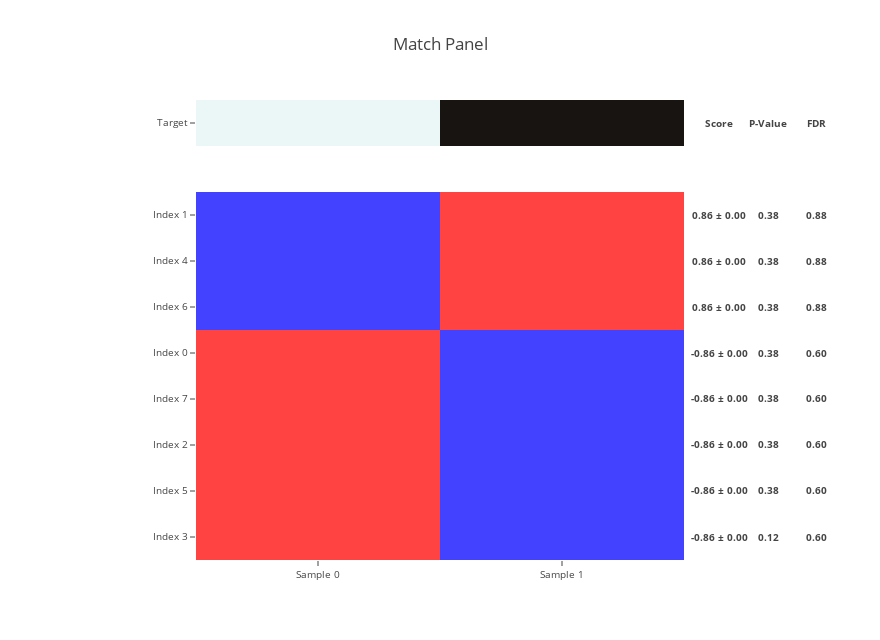
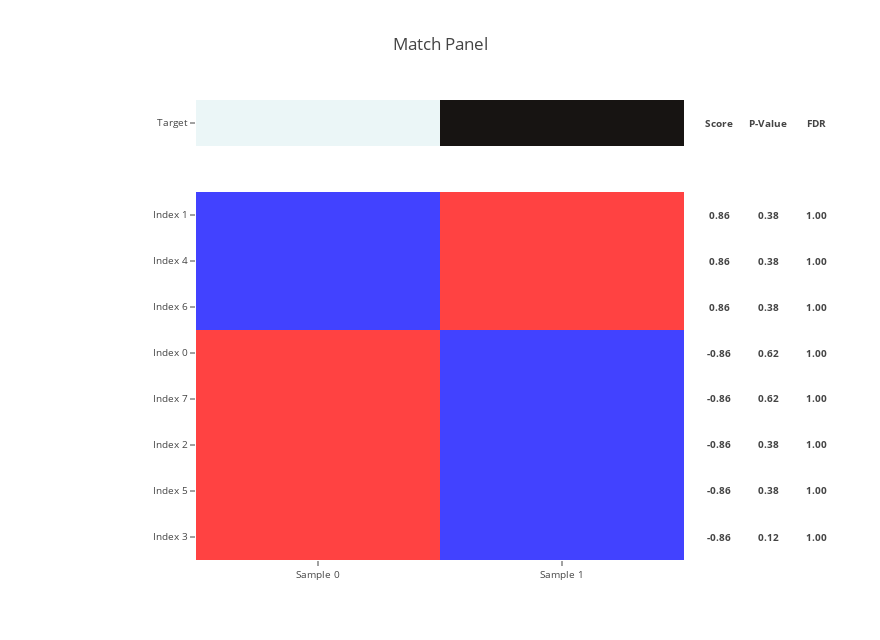
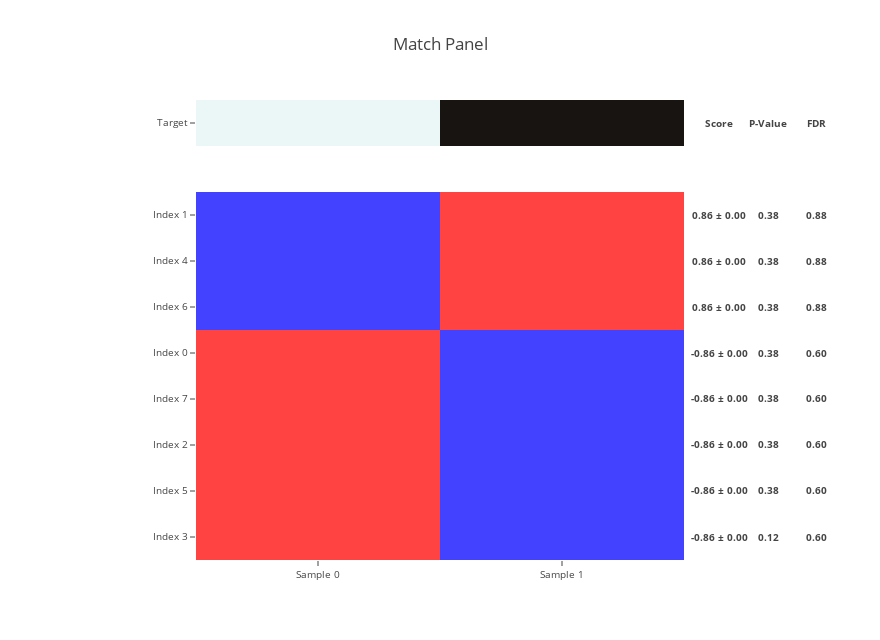

Notebook source saved alongside these figures, in order:
### Code cell
import pandas as pd


target = [
    0,
    2,
]

target = pd.Series(
    target, 
    name='Target',
    index=('Sample {}'.format(i) for i in range(len(target))),
)

n_row = 8

features = pd.DataFrame(
    np.random.random_sample(size=(
        n_row,
        target.size,
    )),
    index=('Index {}'.format(i) for i in range(n_row)),
    columns=target.index,
)

for random_seed in range(3):

    score_moe_p_value_fdr = make_match_panel(
        target,
        features,
        n_sampling=2,
        n_permutation=1,
        random_seed=random_seed,
        target_type='binary',
    )

### Figure 1 — Plotly figure (JSON) as saved in the notebook; plotly's stock layout.template omitted (floating-point values rounded to 4 significant figures; data arrays with more than 128 entries replaced by an {"elided": "..."} marker saying what was removed)
{"data": [{"colorscale": [[0, "#ebf6f7"], [1, "#171412"]], "showscale": false, "text": [["Sample 0", "Sample 1"]], "type": "heatmap", "uid": "4af55790-e053-4a20-8bd8-6b3aeb25071f", "x": ["Sample 0", "Sample 1"], "y": ["Target"], "yaxis": "y2", "z": [[0, 2]]}, {"colorscale": {"elided": "256x2 mixed values"}, "showscale": false, "type": "heatmap", "uid": "2a926a16-6379-426f-a688-4166f0157a78", "x": ["Sample 0", "Sample 1"], "y": ["Index 3", "Index 5", "Index 2", "Index 7", "Index 0", "Index 6", "Index 4", "Index 1"], "yaxis": "y", "z": [[1.0, -1.0], [1, -1], [1, -1], [1, -1], [1.0, -1.0], [-1, 1], [-1, 1], [-1, 1]], "zmax": 1.0, "zmin": -1.0}], "layout": {"annotations": [{"font": {"size": 9.6}, "showarrow": false, "text": "<b>Score</b>", "width": 64, "x": 1.002, "xanchor": "left", "xref": "paper", "y": 0.95, "yanchor": "middle", "yref": "paper"}, {"font": {"size": 9.6}, "showarrow": false, "text": "<b>0.86 ± 0.00</b>", "width": 64, "x": 1.002, "xanchor": "left", "xref": "paper", "y": 0.75, "yanchor": "middle", "yref": "paper"}, {"font": {"size": 9.6}, "showarrow": false, "text": "<b>0.86 ± 0.00</b>", "width": 64, "x": 1.002, "xanchor": "left", "xref": "paper", "y": 0.65, "yanchor": "middle", "yref": "paper"}, {"font": {"size": 9.6}, "showarrow": false, "text": "<b>0.86 ± 0.00</b>", "width": 64, "x": 1.002, "xanchor": "left", "xref": "paper", "y": 0.55, "yanchor": "middle", "yref": "paper"}, {"font": {"size": 9.6}, "showarrow": false, "text": "<b>-0.86 ± 0.00</b>", "width": 64, "x": 1.002, "xanchor": "left", "xref": "paper", "y": 0.45, "yanchor": "middle", "yref": "paper"}, {"font": {"size": 9.6}, "showarrow": false, "text": "<b>-0.86 ± 0.00</b>", "width": 64, "x": 1.002, "xanchor": "left", "xref": "paper", "y": 0.35, "yanchor": "middle", "yref": "paper"}, {"font": {"size": 9.6}, "showarrow": false, "text": "<b>-0.86 ± 0.00</b>", "width": 64, "x": 1.002, "xanchor": "left", "xref": "paper", "y": 0.25, "yanchor": "middle", "yref": "paper"}, {"font": {"size": 9.6}, "showarrow": false, "text": "<b>-0.86 ± 0.00</b>", "width": 64, "x": 1.002, "xanchor": "left", "xref": "paper", "y": 0.15, "yanchor": "middle", "yref": "paper"}, {"font": {"size": 9.6}, "showarrow": false, "text": "<b>-0.86 ± 0.00</b>", "width": 64, "x": 1.002, "xanchor": "left", "xref": "paper", "y": 0.05, "yanchor": "middle", "yref": "paper"}, {"font": {"size": 9.6}, "showarrow": false, "text": "<b>P-Value</b>", "width": 64, "x": 1.102, "xanchor": "left", "xref": "paper", "y": 0.95, "yanchor": "middle", "yref": "paper"}, {"font": {"size": 9.6}, "showarrow": false, "text": "<b>0.38</b>", "width": 64, "x": 1.102, "xanchor": "left", "xref": "paper", "y": 0.75, "yanchor": "middle", "yref": "paper"}, {"font": {"size": 9.6}, "showarrow": false, "text": "<b>0.38</b>", "width": 64, "x": 1.102, "xanchor": "left", "xref": "paper", "y": 0.65, "yanchor": "middle", "yref": "paper"}, {"font": {"size": 9.6}, "showarrow": false, "text": "<b>0.38</b>", "width": 64, "x": 1.102, "xanchor": "left", "xref": "paper", "y": 0.55, "yanchor": "middle", "yref": "paper"}, {"font": {"size": 9.6}, "showarrow": false, "text": "<b>0.38</b>", "width": 64, "x": 1.102, "xanchor": "left", "xref": "paper", "y": 0.45, "yanchor": "middle", "yref": "paper"}, {"font": {"size": 9.6}, "showarrow": false, "text": "<b>0.38</b>", "width": 64, "x": 1.102, "xanchor": "left", "xref": "paper", "y": 0.35, "yanchor": "middle", "yref": "paper"}, {"font": {"size": 9.6}, "showarrow": false, "text": "<b>0.38</b>", "width": 64, "x": 1.102, "xanchor": "left", "xref": "paper", "y": 0.25, "yanchor": "middle", "yref": "paper"}, {"font": {"size": 9.6}, "showarrow": false, "text": "<b>0.38</b>", "width": 64, "x": 1.102, "xanchor": "left", "xref": "paper", "y": 0.15, "yanchor": "middle", "yref": "paper"}, {"font": {"size": 9.6}, "showarrow": false, "text": "<b>0.12</b>", "width": 64, "x": 1.102, "xanchor": "left", "xref": "paper", "y": 0.05, "yanchor": "middle", "yref": "paper"}, {"font": {"size": 9.6}, "showarrow": false, "text": "<b>FDR</b>", "width": 64, "x": 1.202, "xanchor": "left", "xref": "paper", "y": 0.95, "yanchor": "middle", "yref": "paper"}, {"font": {"size": 9.6}, "showarrow": false, "text": "<b>0.88</b>", "width": 64, "x": 1.202, "xanchor": "left", "xref": "paper", "y": 0.75, "yanchor": "middle", "yref": "paper"}, {"font": {"size": 9.6}, "showarrow": false, "text": "<b>0.88</b>", "width": 64, "x": 1.202, "xanchor": "left", "xref": "paper", "y": 0.65, "yanchor": "middle", "yref": "paper"}, {"font": {"size": 9.6}, "showarrow": false, "text": "<b>0.88</b>", "width": 64, "x": 1.202, "xanchor": "left", "xref": "paper", "y": 0.55, "yanchor": "middle", "yref": "paper"}, {"font": {"size": 9.6}, "showarrow": false, "text": "<b>0.60</b>", "width": 64, "x": 1.202, "xanchor": "left", "xref": "paper", "y": 0.45, "yanchor": "middle", "yref": "paper"}, {"font": {"size": 9.6}, "showarrow": false, "text": "<b>0.60</b>", "width": 64, "x": 1.202, "xanchor": "left", "xref": "paper", "y": 0.35, "yanchor": "middle", "yref": "paper"}, {"font": {"size": 9.6}, "showarrow": false, "text": "<b>0.60</b>", "width": 64, "x": 1.202, "xanchor": "left", "xref": "paper", "y": 0.25, "yanchor": "middle", "yref": "paper"}, {"font": {"size": 9.6}, "showarrow": false, "text": "<b>0.60</b>", "width": 64, "x": 1.202, "xanchor": "left", "xref": "paper", "y": 0.15, "yanchor": "middle", "yref": "paper"}, {"font": {"size": 9.6}, "showarrow": false, "text": "<b>0.60</b>", "width": 64, "x": 1.202, "xanchor": "left", "xref": "paper", "y": 0.05, "yanchor": "middle", "yref": "paper"}], "height": 640, "margin": {"l": 196, "r": 196}, "title": "Match Panel", "width": 880, "xaxis": {"anchor": "y", "tickfont": {"size": 9.6}}, "yaxis": {"domain": [0, 0.8], "dtick": 1, "tickfont": {"size": 9.6}}, "yaxis2": {"domain": [0.9, 1], "tickfont": {"size": 9.6}}}}

### Figure 2 — Plotly figure (JSON) as saved in the notebook; plotly's stock layout.template omitted (floating-point values rounded to 4 significant figures; data arrays with more than 128 entries replaced by an {"elided": "..."} marker saying what was removed)
{"data": [{"colorscale": [[0, "#ebf6f7"], [1, "#171412"]], "showscale": false, "text": [["Sample 0", "Sample 1"]], "type": "heatmap", "uid": "07874348-7200-4aca-b6ba-e69000b00531", "x": ["Sample 0", "Sample 1"], "y": ["Target"], "yaxis": "y2", "z": [[0, 2]]}, {"colorscale": {"elided": "256x2 mixed values"}, "showscale": false, "type": "heatmap", "uid": "47b2b22f-ec7f-46d0-89b9-48401c6b94cf", "x": ["Sample 0", "Sample 1"], "y": ["Index 3", "Index 5", "Index 2", "Index 7", "Index 0", "Index 6", "Index 4", "Index 1"], "yaxis": "y", "z": [[1.0, -1.0], [1, -1], [1, -1], [1, -1], [1.0, -1.0], [-1, 1], [-1, 1], [-1, 1]], "zmax": 1.0, "zmin": -1.0}], "layout": {"annotations": [{"font": {"size": 9.6}, "showarrow": false, "text": "<b>Score</b>", "width": 64, "x": 1.002, "xanchor": "left", "xref": "paper", "y": 0.95, "yanchor": "middle", "yref": "paper"}, {"font": {"size": 9.6}, "showarrow": false, "text": "<b>0.86</b>", "width": 64, "x": 1.002, "xanchor": "left", "xref": "paper", "y": 0.75, "yanchor": "middle", "yref": "paper"}, {"font": {"size": 9.6}, "showarrow": false, "text": "<b>0.86</b>", "width": 64, "x": 1.002, "xanchor": "left", "xref": "paper", "y": 0.65, "yanchor": "middle", "yref": "paper"}, {"font": {"size": 9.6}, "showarrow": false, "text": "<b>0.86</b>", "width": 64, "x": 1.002, "xanchor": "left", "xref": "paper", "y": 0.55, "yanchor": "middle", "yref": "paper"}, {"font": {"size": 9.6}, "showarrow": false, "text": "<b>-0.86</b>", "width": 64, "x": 1.002, "xanchor": "left", "xref": "paper", "y": 0.45, "yanchor": "middle", "yref": "paper"}, {"font": {"size": 9.6}, "showarrow": false, "text": "<b>-0.86</b>", "width": 64, "x": 1.002, "xanchor": "left", "xref": "paper", "y": 0.35, "yanchor": "middle", "yref": "paper"}, {"font": {"size": 9.6}, "showarrow": false, "text": "<b>-0.86</b>", "width": 64, "x": 1.002, "xanchor": "left", "xref": "paper", "y": 0.25, "yanchor": "middle", "yref": "paper"}, {"font": {"size": 9.6}, "showarrow": false, "text": "<b>-0.86</b>", "width": 64, "x": 1.002, "xanchor": "left", "xref": "paper", "y": 0.15, "yanchor": "middle", "yref": "paper"}, {"font": {"size": 9.6}, "showarrow": false, "text": "<b>-0.86</b>", "width": 64, "x": 1.002, "xanchor": "left", "xref": "paper", "y": 0.05, "yanchor": "middle", "yref": "paper"}, {"font": {"size": 9.6}, "showarrow": false, "text": "<b>P-Value</b>", "width": 64, "x": 1.102, "xanchor": "left", "xref": "paper", "y": 0.95, "yanchor": "middle", "yref": "paper"}, {"font": {"size": 9.6}, "showarrow": false, "text": "<b>0.38</b>", "width": 64, "x": 1.102, "xanchor": "left", "xref": "paper", "y": 0.75, "yanchor": "middle", "yref": "paper"}, {"font": {"size": 9.6}, "showarrow": false, "text": "<b>0.38</b>", "width": 64, "x": 1.102, "xanchor": "left", "xref": "paper", "y": 0.65, "yanchor": "middle", "yref": "paper"}, {"font": {"size": 9.6}, "showarrow": false, "text": "<b>0.38</b>", "width": 64, "x": 1.102, "xanchor": "left", "xref": "paper", "y": 0.55, "yanchor": "middle", "yref": "paper"}, {"font": {"size": 9.6}, "showarrow": false, "text": "<b>0.62</b>", "width": 64, "x": 1.102, "xanchor": "left", "xref": "paper", "y": 0.45, "yanchor": "middle", "yref": "paper"}, {"font": {"size": 9.6}, "showarrow": false, "text": "<b>0.62</b>", "width": 64, "x": 1.102, "xanchor": "left", "xref": "paper", "y": 0.35, "yanchor": "middle", "yref": "paper"}, {"font": {"size": 9.6}, "showarrow": false, "text": "<b>0.38</b>", "width": 64, "x": 1.102, "xanchor": "left", "xref": "paper", "y": 0.25, "yanchor": "middle", "yref": "paper"}, {"font": {"size": 9.6}, "showarrow": false, "text": "<b>0.38</b>", "width": 64, "x": 1.102, "xanchor": "left", "xref": "paper", "y": 0.15, "yanchor": "middle", "yref": "paper"}, {"font": {"size": 9.6}, "showarrow": false, "text": "<b>0.12</b>", "width": 64, "x": 1.102, "xanchor": "left", "xref": "paper", "y": 0.05, "yanchor": "middle", "yref": "paper"}, {"font": {"size": 9.6}, "showarrow": false, "text": "<b>FDR</b>", "width": 64, "x": 1.202, "xanchor": "left", "xref": "paper", "y": 0.95, "yanchor": "middle", "yref": "paper"}, {"font": {"size": 9.6}, "showarrow": false, "text": "<b>1.00</b>", "width": 64, "x": 1.202, "xanchor": "left", "xref": "paper", "y": 0.75, "yanchor": "middle", "yref": "paper"}, {"font": {"size": 9.6}, "showarrow": false, "text": "<b>1.00</b>", "width": 64, "x": 1.202, "xanchor": "left", "xref": "paper", "y": 0.65, "yanchor": "middle", "yref": "paper"}, {"font": {"size": 9.6}, "showarrow": false, "text": "<b>1.00</b>", "width": 64, "x": 1.202, "xanchor": "left", "xref": "paper", "y": 0.55, "yanchor": "middle", "yref": "paper"}, {"font": {"size": 9.6}, "showarrow": false, "text": "<b>1.00</b>", "width": 64, "x": 1.202, "xanchor": "left", "xref": "paper", "y": 0.45, "yanchor": "middle", "yref": "paper"}, {"font": {"size": 9.6}, "showarrow": false, "text": "<b>1.00</b>", "width": 64, "x": 1.202, "xanchor": "left", "xref": "paper", "y": 0.35, "yanchor": "middle", "yref": "paper"}, {"font": {"size": 9.6}, "showarrow": false, "text": "<b>1.00</b>", "width": 64, "x": 1.202, "xanchor": "left", "xref": "paper", "y": 0.25, "yanchor": "middle", "yref": "paper"}, {"font": {"size": 9.6}, "showarrow": false, "text": "<b>1.00</b>", "width": 64, "x": 1.202, "xanchor": "left", "xref": "paper", "y": 0.15, "yanchor": "middle", "yref": "paper"}, {"font": {"size": 9.6}, "showarrow": false, "text": "<b>1.00</b>", "width": 64, "x": 1.202, "xanchor": "left", "xref": "paper", "y": 0.05, "yanchor": "middle", "yref": "paper"}], "height": 640, "margin": {"l": 196, "r": 196}, "title": "Match Panel", "width": 880, "xaxis": {"anchor": "y", "tickfont": {"size": 9.6}}, "yaxis": {"domain": [0, 0.8], "dtick": 1, "tickfont": {"size": 9.6}}, "yaxis2": {"domain": [0.9, 1], "tickfont": {"size": 9.6}}}}

### Figure 3 — Plotly figure (JSON) as saved in the notebook; plotly's stock layout.template omitted (floating-point values rounded to 4 significant figures; data arrays with more than 128 entries replaced by an {"elided": "..."} marker saying what was removed)
{"data": [{"colorscale": [[0, "#ebf6f7"], [1, "#171412"]], "showscale": false, "text": [["Sample 0", "Sample 1"]], "type": "heatmap", "uid": "e7b5b2f5-b24d-40df-b268-5370fdb3af96", "x": ["Sample 0", "Sample 1"], "y": ["Target"], "yaxis": "y2", "z": [[0, 2]]}, {"colorscale": {"elided": "256x2 mixed values"}, "showscale": false, "type": "heatmap", "uid": "23cb3686-43bb-4ef9-84c1-3382d10df192", "x": ["Sample 0", "Sample 1"], "y": ["Index 3", "Index 5", "Index 2", "Index 7", "Index 0", "Index 6", "Index 4", "Index 1"], "yaxis": "y", "z": [[1.0, -1.0], [1, -1], [1, -1], [1, -1], [1.0, -1.0], [-1, 1], [-1, 1], [-1, 1]], "zmax": 1.0, "zmin": -1.0}], "layout": {"annotations": [{"font": {"size": 9.6}, "showarrow": false, "text": "<b>Score</b>", "width": 64, "x": 1.002, "xanchor": "left", "xref": "paper", "y": 0.95, "yanchor": "middle", "yref": "paper"}, {"font": {"size": 9.6}, "showarrow": false, "text": "<b>0.86 ± 0.00</b>", "width": 64, "x": 1.002, "xanchor": "left", "xref": "paper", "y": 0.75, "yanchor": "middle", "yref": "paper"}, {"font": {"size": 9.6}, "showarrow": false, "text": "<b>0.86 ± 0.00</b>", "width": 64, "x": 1.002, "xanchor": "left", "xref": "paper", "y": 0.65, "yanchor": "middle", "yref": "paper"}, {"font": {"size": 9.6}, "showarrow": false, "text": "<b>0.86 ± 0.00</b>", "width": 64, "x": 1.002, "xanchor": "left", "xref": "paper", "y": 0.55, "yanchor": "middle", "yref": "paper"}, {"font": {"size": 9.6}, "showarrow": false, "text": "<b>-0.86 ± 0.00</b>", "width": 64, "x": 1.002, "xanchor": "left", "xref": "paper", "y": 0.45, "yanchor": "middle", "yref": "paper"}, {"font": {"size": 9.6}, "showarrow": false, "text": "<b>-0.86 ± 0.00</b>", "width": 64, "x": 1.002, "xanchor": "left", "xref": "paper", "y": 0.35, "yanchor": "middle", "yref": "paper"}, {"font": {"size": 9.6}, "showarrow": false, "text": "<b>-0.86 ± 0.00</b>", "width": 64, "x": 1.002, "xanchor": "left", "xref": "paper", "y": 0.25, "yanchor": "middle", "yref": "paper"}, {"font": {"size": 9.6}, "showarrow": false, "text": "<b>-0.86 ± 0.00</b>", "width": 64, "x": 1.002, "xanchor": "left", "xref": "paper", "y": 0.15, "yanchor": "middle", "yref": "paper"}, {"font": {"size": 9.6}, "showarrow": false, "text": "<b>-0.86 ± 0.00</b>", "width": 64, "x": 1.002, "xanchor": "left", "xref": "paper", "y": 0.05, "yanchor": "middle", "yref": "paper"}, {"font": {"size": 9.6}, "showarrow": false, "text": "<b>P-Value</b>", "width": 64, "x": 1.102, "xanchor": "left", "xref": "paper", "y": 0.95, "yanchor": "middle", "yref": "paper"}, {"font": {"size": 9.6}, "showarrow": false, "text": "<b>0.38</b>", "width": 64, "x": 1.102, "xanchor": "left", "xref": "paper", "y": 0.75, "yanchor": "middle", "yref": "paper"}, {"font": {"size": 9.6}, "showarrow": false, "text": "<b>0.38</b>", "width": 64, "x": 1.102, "xanchor": "left", "xref": "paper", "y": 0.65, "yanchor": "middle", "yref": "paper"}, {"font": {"size": 9.6}, "showarrow": false, "text": "<b>0.38</b>", "width": 64, "x": 1.102, "xanchor": "left", "xref": "paper", "y": 0.55, "yanchor": "middle", "yref": "paper"}, {"font": {"size": 9.6}, "showarrow": false, "text": "<b>0.38</b>", "width": 64, "x": 1.102, "xanchor": "left", "xref": "paper", "y": 0.45, "yanchor": "middle", "yref": "paper"}, {"font": {"size": 9.6}, "showarrow": false, "text": "<b>0.38</b>", "width": 64, "x": 1.102, "xanchor": "left", "xref": "paper", "y": 0.35, "yanchor": "middle", "yref": "paper"}, {"font": {"size": 9.6}, "showarrow": false, "text": "<b>0.38</b>", "width": 64, "x": 1.102, "xanchor": "left", "xref": "paper", "y": 0.25, "yanchor": "middle", "yref": "paper"}, {"font": {"size": 9.6}, "showarrow": false, "text": "<b>0.38</b>", "width": 64, "x": 1.102, "xanchor": "left", "xref": "paper", "y": 0.15, "yanchor": "middle", "yref": "paper"}, {"font": {"size": 9.6}, "showarrow": false, "text": "<b>0.12</b>", "width": 64, "x": 1.102, "xanchor": "left", "xref": "paper", "y": 0.05, "yanchor": "middle", "yref": "paper"}, {"font": {"size": 9.6}, "showarrow": false, "text": "<b>FDR</b>", "width": 64, "x": 1.202, "xanchor": "left", "xref": "paper", "y": 0.95, "yanchor": "middle", "yref": "paper"}, {"font": {"size": 9.6}, "showarrow": false, "text": "<b>0.88</b>", "width": 64, "x": 1.202, "xanchor": "left", "xref": "paper", "y": 0.75, "yanchor": "middle", "yref": "paper"}, {"font": {"size": 9.6}, "showarrow": false, "text": "<b>0.88</b>", "width": 64, "x": 1.202, "xanchor": "left", "xref": "paper", "y": 0.65, "yanchor": "middle", "yref": "paper"}, {"font": {"size": 9.6}, "showarrow": false, "text": "<b>0.88</b>", "width": 64, "x": 1.202, "xanchor": "left", "xref": "paper", "y": 0.55, "yanchor": "middle", "yref": "paper"}, {"font": {"size": 9.6}, "showarrow": false, "text": "<b>0.60</b>", "width": 64, "x": 1.202, "xanchor": "left", "xref": "paper", "y": 0.45, "yanchor": "middle", "yref": "paper"}, {"font": {"size": 9.6}, "showarrow": false, "text": "<b>0.60</b>", "width": 64, "x": 1.202, "xanchor": "left", "xref": "paper", "y": 0.35, "yanchor": "middle", "yref": "paper"}, {"font": {"size": 9.6}, "showarrow": false, "text": "<b>0.60</b>", "width": 64, "x": 1.202, "xanchor": "left", "xref": "paper", "y": 0.25, "yanchor": "middle", "yref": "paper"}, {"font": {"size": 9.6}, "showarrow": false, "text": "<b>0.60</b>", "width": 64, "x": 1.202, "xanchor": "left", "xref": "paper", "y": 0.15, "yanchor": "middle", "yref": "paper"}, {"font": {"size": 9.6}, "showarrow": false, "text": "<b>0.60</b>", "width": 64, "x": 1.202, "xanchor": "left", "xref": "paper", "y": 0.05, "yanchor": "middle", "yref": "paper"}], "height": 640, "margin": {"l": 196, "r": 196}, "title": "Match Panel", "width": 880, "xaxis": {"anchor": "y", "tickfont": {"size": 9.6}}, "yaxis": {"domain": [0, 0.8], "dtick": 1, "tickfont": {"size": 9.6}}, "yaxis2": {"domain": [0.9, 1], "tickfont": {"size": 9.6}}}}
